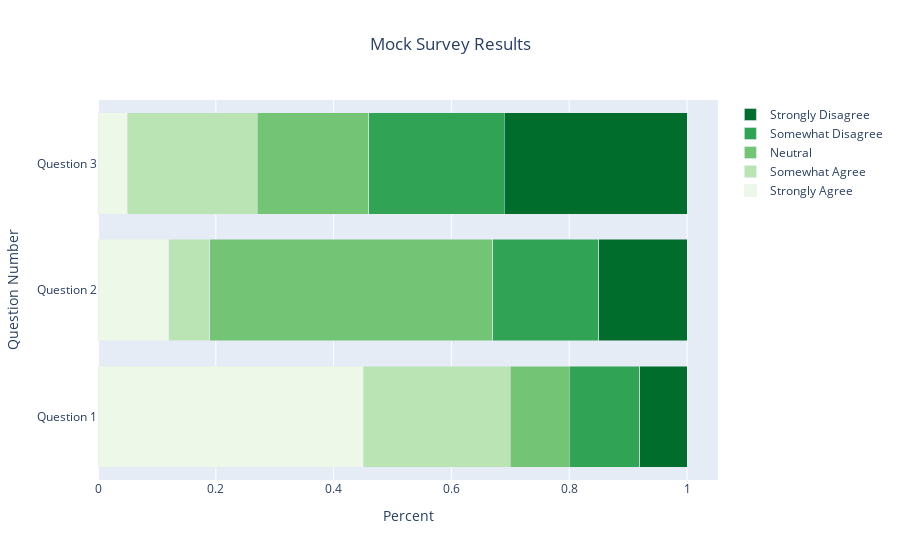

Notebook cell for this chart:
### Code cell
data = [go.Bar(x=df[response], 
               y=df['Unnamed: 0'], 
               name=response,
               orientation='h',
               marker=dict(color=colors[response])) for response in df.columns[1:]]

layout = go.Layout(title='Mock Survey Results',
                   title_x=0.5,
                   xaxis_title='Percent',
                   yaxis_title='Question Number',
                   hovermode='y unified',
                   barmode='stack')

fig = go.Figure(data=data, layout=layout)
fig.show()

### Figure 1 — Plotly figure (JSON) as saved in the notebook; plotly's stock layout.template omitted (floating-point values rounded to 4 significant figures)
{"data": [{"marker": {"color": "#edf8e9"}, "name": "Strongly Agree", "orientation": "h", "type": "bar", "x": [0.45, 0.12, 0.05], "y": ["Question 1", "Question 2", "Question 3"]}, {"marker": {"color": "#bae4b3"}, "name": "Somewhat Agree", "orientation": "h", "type": "bar", "x": [0.25, 0.07, 0.22], "y": ["Question 1", "Question 2", "Question 3"]}, {"marker": {"color": "#74c476"}, "name": "Neutral", "orientation": "h", "type": "bar", "x": [0.1, 0.48, 0.19], "y": ["Question 1", "Question 2", "Question 3"]}, {"marker": {"color": "#31a354"}, "name": "Somewhat Disagree", "orientation": "h", "type": "bar", "x": [0.12, 0.18, 0.23], "y": ["Question 1", "Question 2", "Question 3"]}, {"marker": {"color": "#006d2c"}, "name": "Strongly Disagree", "orientation": "h", "type": "bar", "x": [0.08, 0.15, 0.31], "y": ["Question 1", "Question 2", "Question 3"]}], "layout": {"barmode": "stack", "hovermode": "y unified", "title": {"text": "Mock Survey Results", "x": 0.5}, "xaxis": {"title": {"text": "Percent"}}, "yaxis": {"title": {"text": "Question Number"}}}}
